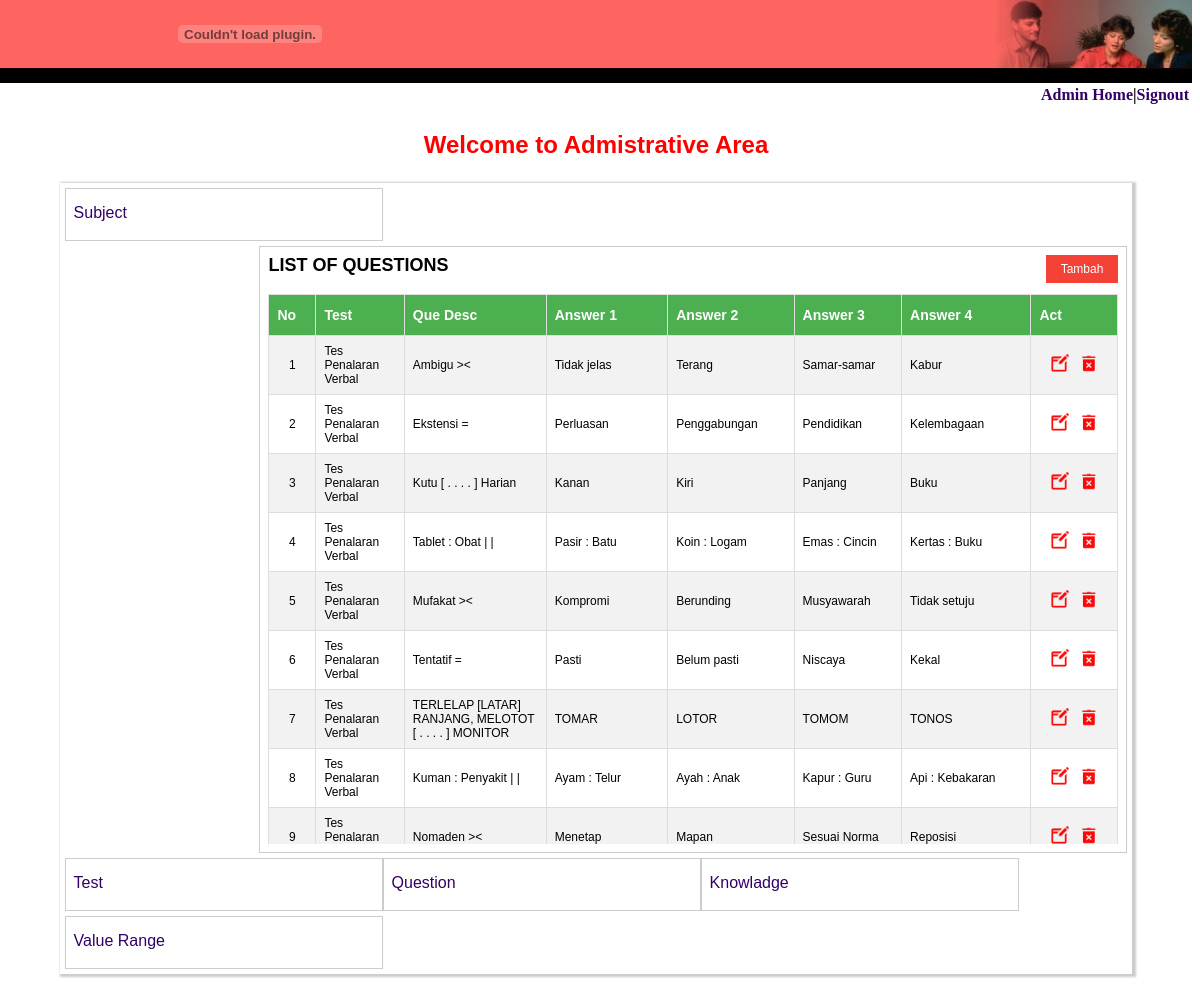
Page /admin/login.php?page=quest (signed in) on the committed database.
### tables this page shows
CREATE TABLE `mst_question` (
  `que_id` varchar(11) NOT NULL,
  `test_id` varchar(11) DEFAULT NULL,
  `que_desc` varchar(150) DEFAULT NULL,
  `ans1` varchar(75) DEFAULT NULL,
  `ans2` varchar(75) DEFAULT NULL,
  `ans3` varchar(75) DEFAULT NULL,
  `ans4` varchar(75) DEFAULT NULL,
  `true_ans` char(1) DEFAULT NULL
);

CREATE TABLE `mst_test` (
  `test_id` varchar(11) NOT NULL,
  `sub_id` varchar(11) DEFAULT NULL,
  `test_name` varchar(30) DEFAULT NULL,
  `total_que` varchar(15) DEFAULT NULL
);

### admin/question.php (the view, shortened to what this page needs)
<?php
$page = $_GET[page]; $sub=$_GET[sub];
?>
<link href="../quiz.css" rel="stylesheet" type="text/css">
<?php if($page=="quest" && $sub==""){?>
    <span style="font-size:18px; font-weight:bold;">LIST OF QUESTIONS </span>
    <a href="questionadd.php"><button class="button1" >Tambah</button></a>
<?php }elseif($page=="quest" && $sub=="edit"){?>
    <span style="font-size:18px; font-weight:bold;">EDIT QUESTIONS </span>
<?php } ?>
<br><br>
<?php if($page=="quest" && $sub==""){ ?>
<div class="scroll">
<table id="customers">
    <tr>
      <th width="30">No</th>
      <th>Test</th>
      <th>Que Desc</th>
      <th>Answer 1</th>
      <th>Answer 2</th>
      <th>Answer 3</th>
      <th>Answer 4</th>
      <th width="70">Act</th>
    </tr>
    <?php
      $qt = mysql_query("SELECT * FROM mst_question,mst_test WHERE mst_question.test_id=mst_test.test_id ORDER BY mst_question.test_id ASC")or die(mysql_error());
      while ($sbj = mysql_fetch_array($qt)) { $no++;
    ?>
    <tr>
      <td  align="center"><?=$no?></td>
      <td><?=$sbj[test_name]?></td>
      <td><?=$sbj[que_desc]?></td>
      <td><?=$sbj[ans1]?></td>
      <td><?=$sbj[ans2]?></td>
      <td><?=$sbj[ans3]?></td>
      <td><?=$sbj[ans4]?></td>
      <td align="center">
          <a href="?page=quest&sub=edit&id=<?php echo $sbj[que_id]?>"><img src="../image/edit.png" width="20px" title="edit data"></a> &nbsp;
          <a href="javascript:confirmDelete('delete.php?form=quest&delid=<?=$sbj[que_id]?>')"><img src="../image/del.png" width="20px" title="hapus"></a>
      </td>
    </tr>
    <?php  } $no=1;?>
</table>
</div>
<?php }?>

### quiz.css (style rules this page uses)
body { margin-left: 0px; margin-top: 0px; }
a:link { color: #330066; text-decoration: none; }

### admin/stl.css (style rules this page uses)
.button1 { float: right; background-color: #f44336; border: none; color: #fff; padding: 7px 15px; text-align: center; text-decoration: none; display: inline-block; font-size: 12px; cursor: pointer; }

### admin/question.php (style rules this page uses)
#customers { font-family: "Trebuchet MS", Arial, Helvetica, sans-serif; font-size: 12px; border-collapse: collapse; width: 100%; }
#customers td, #customers th { border: 1px solid #ddd; padding: 8px; }
#customers tr:nth-child(even) { background-color: #f2f2f2; }
#customers th { padding-top: 12px; font-size: 14px; padding-bottom: 12px; text-align: left; background-color: #4CAF50; color: white; }
.scroll { overflow: scroll; height: 550px; scrollbar-face-color: #CE7E00; scrollbar-shadow-color: #FFFFFF; scrollbar-highlight-color: #6F4709; scrollbar-3dlight-color: #11111; scrollbar-darkshadow-color: #6F4709; scrollbar-track-color: #FFE8C1; scrollbar-arrow-color: #6F4709; }

### rows in the picture
mst_question: test.test_name "Tes Penalaran Verbal", que_desc "Ambigu ><", ans1 "Tidak jelas", ans2 "Terang", ans3 "Samar-samar", ans4 "Kabur"
mst_question: test.test_name "Tes Penalaran Verbal", que_desc "Ekstensi =", ans1 "Perluasan", ans2 "Penggabungan", ans3 "Pendidikan", ans4 "Kelembagaan"
mst_question: test.test_name "Tes Penalaran Verbal", que_desc "Kutu [ . . . . ] Harian", ans1 "Kanan", ans2 "Kiri", ans3 "Panjang", ans4 "Buku"
mst_question: test.test_name "Tes Penalaran Verbal", que_desc "Tablet : Obat | |", ans1 "Pasir : Batu", ans2 "Koin : Logam", ans3 "Emas : Cincin", ans4 "Kertas : Buku"
mst_question: test.test_name "Tes Penalaran Verbal", que_desc "Mufakat ><", ans1 "Kompromi", ans2 "Berunding", ans3 "Musyawarah", ans4 "Tidak setuju"
mst_question: test.test_name "Tes Penalaran Verbal", que_desc "Tentatif =", ans1 "Pasti", ans2 "Belum pasti", ans3 "Niscaya", ans4 "Kekal"
mst_question: test.test_name "Tes Penalaran Verbal", que_desc "TERLELAP [LATAR] RANJANG, MELOTOT [ . . . . ] MONITOR", ans1 "TOMAR", ans2 "LOTOR", ans3 "TOMOM", ans4 "TONOS"
mst_question: test.test_name "Tes Penalaran Verbal", que_desc "Kuman : Penyakit | |", ans1 "Ayam : Telur", ans2 "Ayah : Anak", ans3 "Kapur : Guru", ans4 "Api : Kebakaran"
mst_question: test.test_name "Tes Penalaran…", que_desc "Nomaden ><", ans1 "Menetap", ans2 "Mapan", ans3 "Sesuai Norma", ans4 "Reposisi"
